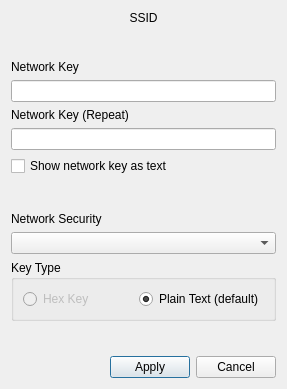
<?xml version="1.0" encoding="UTF-8"?>
<ui version="4.0">
 <class>netKey</class>
 <widget class="QDialog" name="netKey">
  <property name="geometry">
   <rect>
    <x>0</x>
    <y>0</y>
    <width>287</width>
    <height>389</height>
   </rect>
  </property>
  <property name="windowTitle">
   <string>Please Enter Network Key</string>
  </property>
  <layout class="QVBoxLayout" name="verticalLayout_2">
   <item>
    <widget class="QLabel" name="labelssid">
     <property name="layoutDirection">
      <enum>Qt::LeftToRight</enum>
     </property>
     <property name="text">
      <string>SSID</string>
     </property>
     <property name="alignment">
      <set>Qt::AlignCenter</set>
     </property>
    </widget>
   </item>
   <item>
    <spacer name="verticalSpacer_2">
     <property name="orientation">
      <enum>Qt::Vertical</enum>
     </property>
     <property name="sizeHint" stdset="0">
      <size>
       <width>20</width>
       <height>40</height>
      </size>
     </property>
    </spacer>
   </item>
   <item>
    <widget class="QLabel" name="label">
     <property name="text">
      <string>Network Key</string>
     </property>
    </widget>
   </item>
   <item>
    <widget class="QLineEdit" name="lineKey2"/>
   </item>
   <item>
    <widget class="QLabel" name="label_2">
     <property name="text">
      <string>Network Key (Repeat)</string>
     </property>
    </widget>
   </item>
   <item>
    <widget class="QLineEdit" name="lineKey"/>
   </item>
   <item>
    <widget class="QCheckBox" name="checkShowKey">
     <property name="text">
      <string>Show network key as text</string>
     </property>
    </widget>
   </item>
   <item>
    <spacer name="verticalSpacer">
     <property name="orientation">
      <enum>Qt::Vertical</enum>
     </property>
     <property name="sizeHint" stdset="0">
      <size>
       <width>20</width>
       <height>40</height>
      </size>
     </property>
    </spacer>
   </item>
   <item>
    <widget class="QLabel" name="label_3">
     <property name="text">
      <string>Network Security</string>
     </property>
    </widget>
   </item>
   <item>
    <widget class="QComboBox" name="comboNetSec"/>
   </item>
   <item>
    <widget class="QGroupBox" name="group_keytype">
     <property name="title">
      <string>Key Type</string>
     </property>
     <layout class="QHBoxLayout" name="horizontalLayout_2">
      <item>
       <widget class="QRadioButton" name="radio_hex">
        <property name="enabled">
         <bool>false</bool>
        </property>
        <property name="text">
         <string>Hex Key</string>
        </property>
        <property name="checked">
         <bool>false</bool>
        </property>
       </widget>
      </item>
      <item>
       <widget class="QRadioButton" name="radio_text">
        <property name="text">
         <string>Plain Text (default)</string>
        </property>
        <property name="checked">
         <bool>true</bool>
        </property>
       </widget>
      </item>
     </layout>
    </widget>
   </item>
   <item>
    <spacer name="verticalSpacer_3">
     <property name="orientation">
      <enum>Qt::Vertical</enum>
     </property>
     <property name="sizeHint" stdset="0">
      <size>
       <width>20</width>
       <height>40</height>
      </size>
     </property>
    </spacer>
   </item>
   <item>
    <layout class="QHBoxLayout" name="horizontalLayout">
     <item>
      <spacer name="horizontalSpacer">
       <property name="orientation">
        <enum>Qt::Horizontal</enum>
       </property>
       <property name="sizeHint" stdset="0">
        <size>
         <width>40</width>
         <height>20</height>
        </size>
       </property>
      </spacer>
     </item>
     <item>
      <widget class="QPushButton" name="pushApply">
       <property name="text">
        <string>Apply</string>
       </property>
      </widget>
     </item>
     <item>
      <widget class="QPushButton" name="pushCancel">
       <property name="text">
        <string>Cancel</string>
       </property>
      </widget>
     </item>
    </layout>
   </item>
  </layout>
 </widget>
 <resources/>
 <connections/>
</ui>
